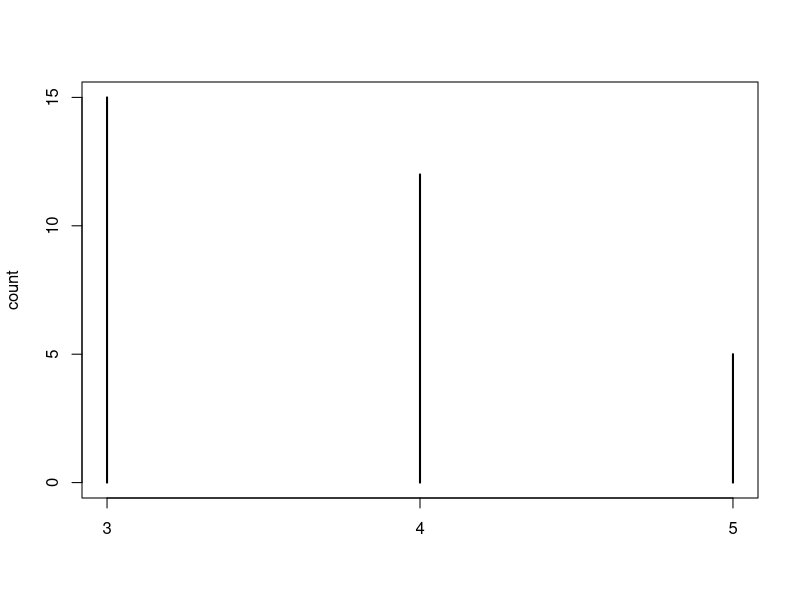
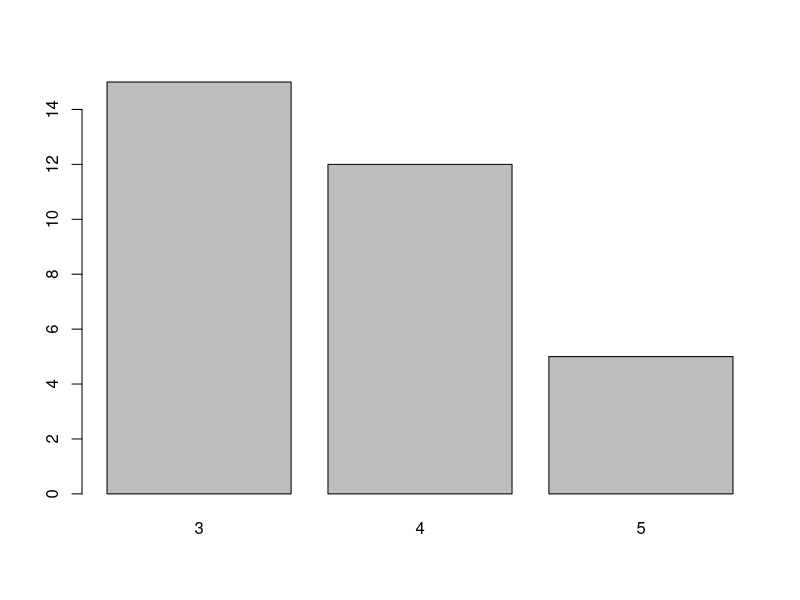
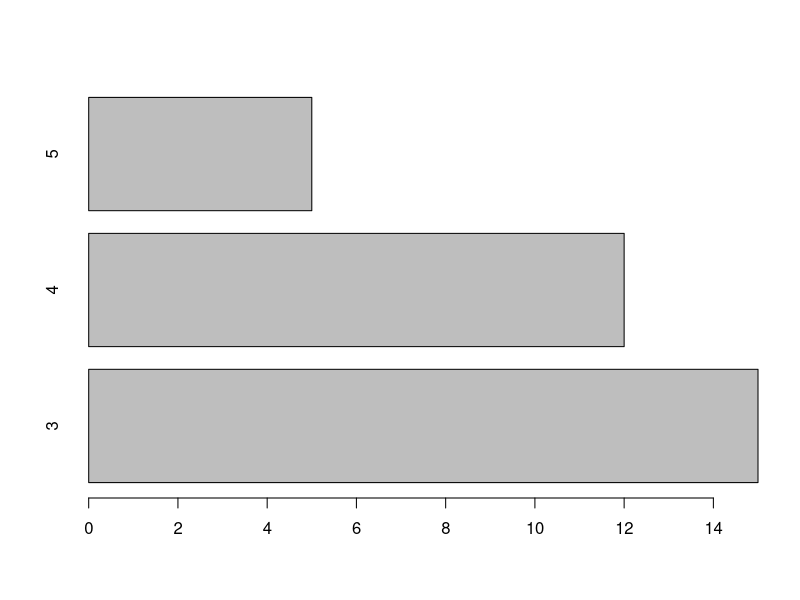
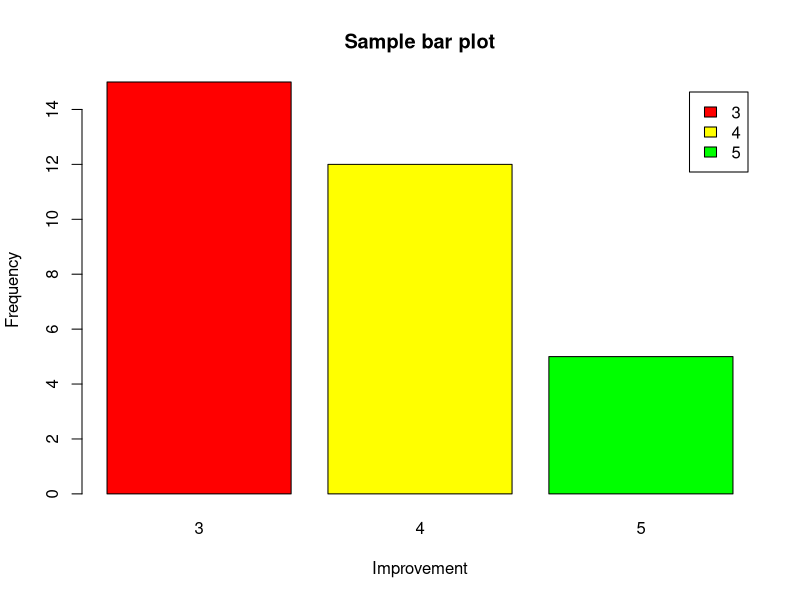
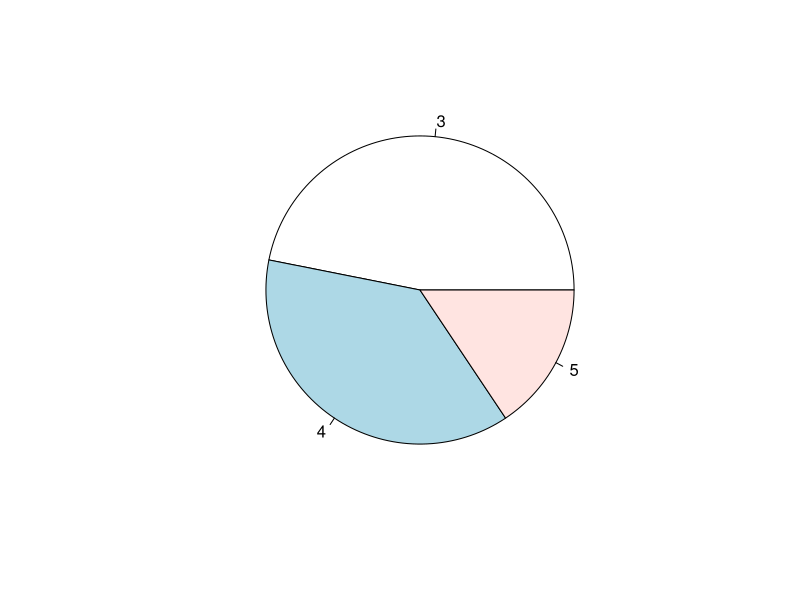
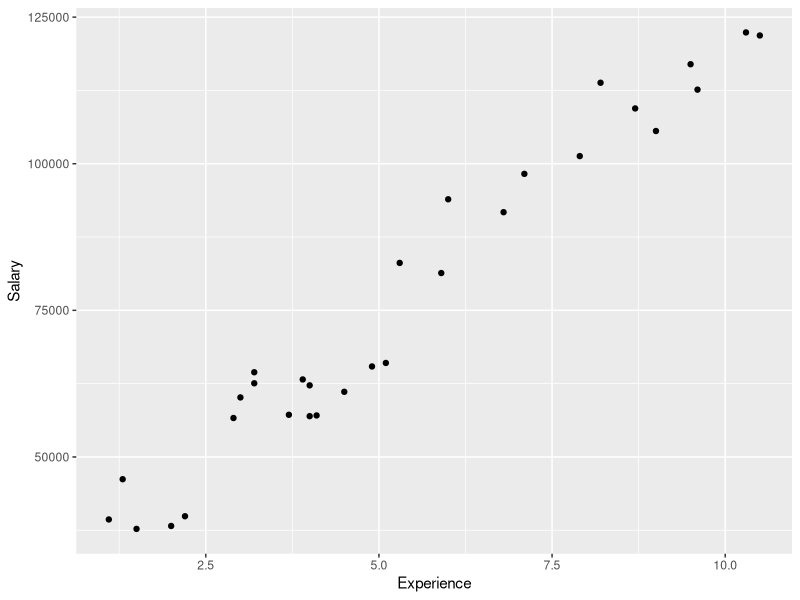
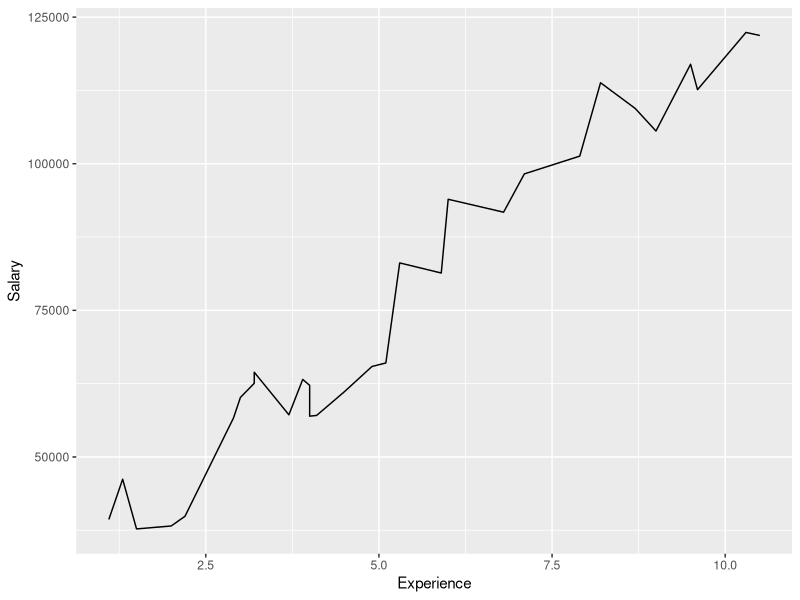
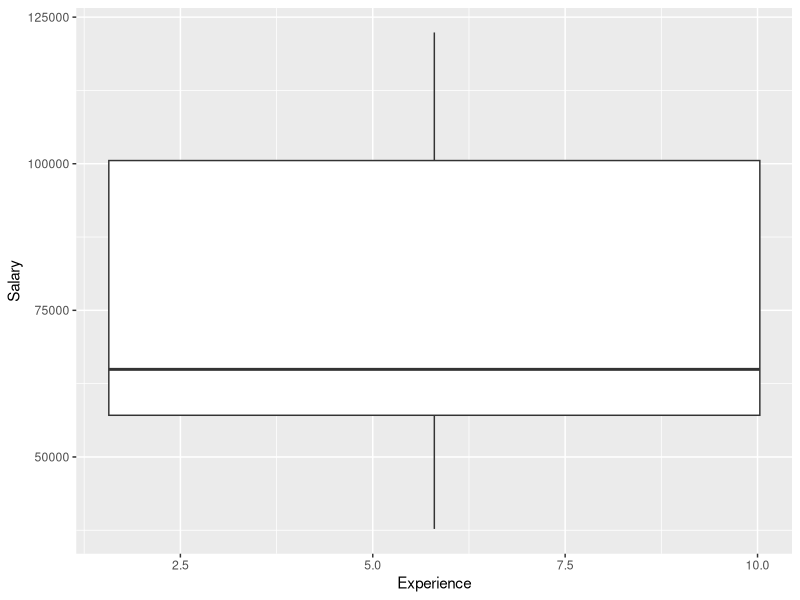

Reproduce these figures in R, in order.
count<-table(mtcars$gear)
View(count)
plot(count)

barplot(count)
barplot(count, horiz=TRUE)
barplot(count, main="Sample bar plot",
        xlab = "Improvement",
        ylab = "Frequency",
        legend = rownames(count),
        col=c("red","yellow","green"))
pie(count)

salary<-read.csv("income.csv")
View(salary)

install.packages("ggplot2")
library(ggplot2)

ggplot(salary,aes(x=Experience,y=Salary))+
  geom_point()

ggplot(salary,aes(x=Experience,y=Salary))+
  geom_line()

ggplot(salary,aes(x=Experience,y=Salary))+
  geom_boxplot()
